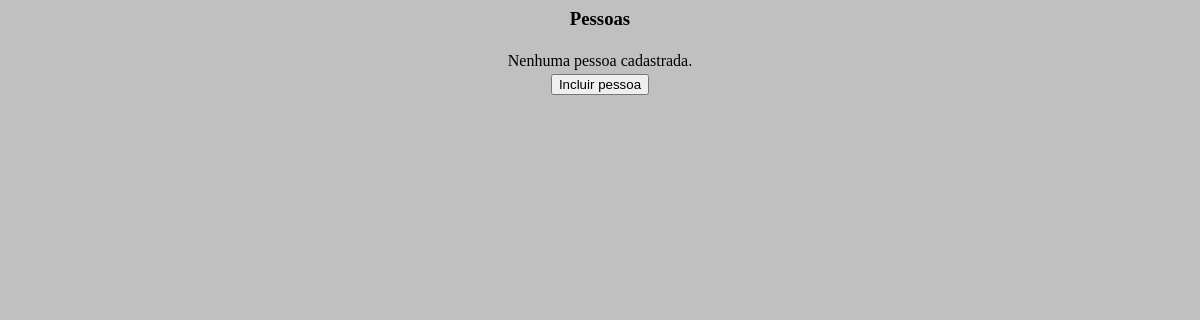
Before: /GroupFive-html/index.php with the older database file.
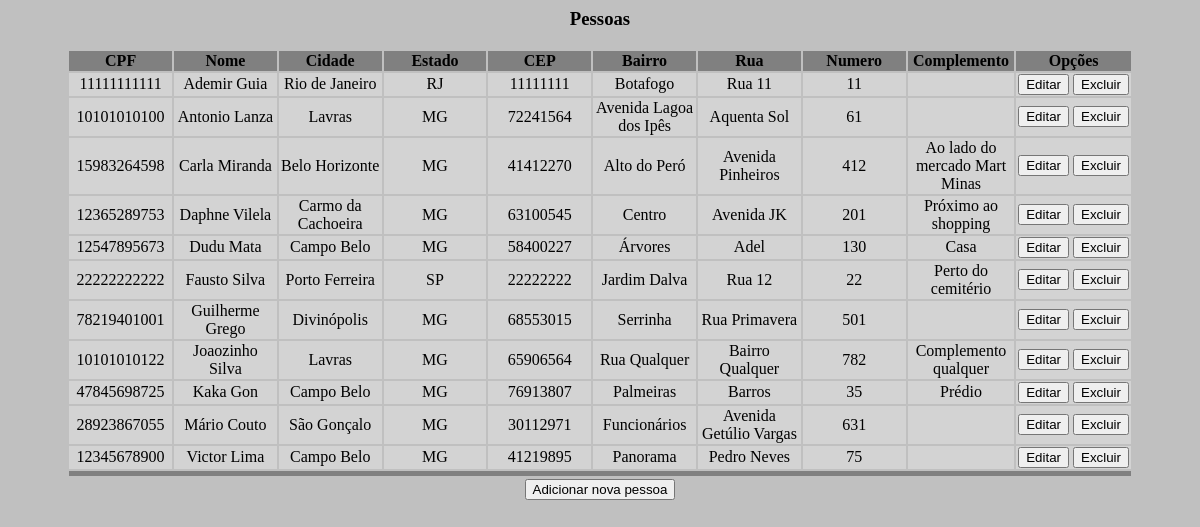
After: the same page with the newer database file.
### tables this page shows
CREATE TABLE Pessoa (
	idPessoa INT NOT NULL AUTO_INCREMENT,
	cpf CHAR(11) NOT NULL,
	primeiroNome VARCHAR(30) NOT NULL,
	sobrenome VARCHAR(70) NOT NULL,
	cidade VARCHAR(30) NOT NULL,
	estado CHAR(2) NOT NULL,
	cep CHAR(8) NOT NULL,
	bairro VARCHAR(30) NULL,
	rua VARCHAR(50) NOT NULL,
	numero INT UNSIGNED NOT NULL,
	complemento VARCHAR(30) NULL,
	PRIMARY KEY (idPessoa),
	UNIQUE INDEX cpf_UNIQUE (cpf ASC) VISIBLE
);

### GroupFive-html/index.php (the view, shortened to what this page needs)
<html>
<head><title>Logística de Vendas</title></head>
<body>
<body style ="background-color:silver;">
<center><h3>Pessoas</h3></center>
<form name="form1" method="POST" action="form_incluir.php">
<table align="center" width="90%">
<?php
include("./config.php");
$con = mysqli_connect($host, $login, $senha, $bd);
$sql = "SELECT Pessoa.*
        FROM Pessoa
        ORDER BY primeiroNome";
$tabela = mysqli_query($con, $sql);
if(mysqli_num_rows($tabela)==0){
?>
  <tr><td align="center">Nenhuma pessoa cadastrada.</td></tr>
  <tr><td align="center"><input type="submit" value="Incluir pessoa"></td></tr>
<?php
}else{
?>
	<tr border="1" frame="hsides" rules="rows" bgcolor="grey">
                     <td width="9%" align="center"><b>CPF</b></td>
                     <td width="9%" align="center"><b>Nome</b></td>
                     <td width="9%" align="center"><b>Cidade</b></td>
                     <td width="9%" align="center"><b>Estado</b></td>
                     <td width="9%" align="center"><b>CEP</b></td>
                     <td width="9%" align="center"><b>Bairro</b></td>
                     <td width="9%" align="center"><b>Rua</b></td>
                     <td width="9%" align="center"><b>Numero</b></td>
                     <td width="9%" align="center"><b>Complemento</b></td>
                     <td width="10%"align="center"><b>Opções</b></td>
    </tr>
<?php
  while($dados = mysqli_fetch_row($tabela)){
?>
  <tr bgcolor="#d3d3d3" align="center">
      <td><?php echo $dados[1]; ?></td>
      <td><?php echo $dados[2]." ".$dados[3]; ?></td>
      <td><?php echo $dados[4]; ?></td>
      <td><?php echo $dados[5]; ?></td>
      <td><?php echo $dados[6]; ?></td>
      <td><?php echo $dados[7]; ?></td>
      <td><?php echo $dados[8]; ?></td>
      <td><?php echo $dados[9]; ?></td>
      <td><?php echo $dados[10]; ?></td>
	  <td align="center">
	    <input type="button" value="Editar" onclick="location.href='form_incluir.php?idPessoa=<?php echo $dados[0]; ?>'">
      <input type="button" value="Excluir" onclick="location.href='excluir.php?idPessoa=<?php echo $dados[0]; ?>'">
	  </td>
  </tr>
<?php
  }
?>
<tr bgcolor="grey"><td colspan="12" height="5"></td></tr>
<tr><td colspan="12" align="center"><input type="submit" value="Adicionar nova pessoa"></td></tr>
<?php
}
?>
</table>
</form>
</body>
</html>

Changed rows visible on the page:
added pessoa: cpf "11111111111", primeiroNome "Ademir", sobrenome "Guia", cidade "Rio de Janeiro", estado "RJ", cep "11111111", bairro "Botafogo", rua "Rua 11", numero "11"
added pessoa: cpf "10101010100", primeiroNome "Antonio", sobrenome "Lanza", cidade "Lavras", estado "MG", cep "72241564", bairro "Avenida Lagoa dos Ipês", rua "Aquenta Sol", numero "61"
added pessoa: cpf "15983264598", primeiroNome "Carla", sobrenome "Miranda", cidade "Belo Horizonte", estado "MG", cep "41412270", bairro "Alto do Peró", rua "Avenida Pinheiros", numero "412", complemento "Ao lado do mercado Mart Minas"
added pessoa: cpf "12365289753", primeiroNome "Daphne", sobrenome "Vilela", cidade "Carmo da Cachoeira", estado "MG", cep "63100545", bairro "Centro", rua "Avenida JK", numero "201", complemento "Próximo ao shopping"
added pessoa: cpf "12547895673", primeiroNome "Dudu", sobrenome "Mata", cidade "Campo Belo", estado "MG", cep "58400227", bairro "Árvores", rua "Adel", numero "130", complemento "Casa"
added pessoa: cpf "22222222222", primeiroNome "Fausto", sobrenome "Silva", cidade "Porto Ferreira", estado "SP", cep "22222222", bairro "Jardim Dalva", rua "Rua 12", numero "22", complemento "Perto do cemitério"
added pessoa: cpf "78219401001", primeiroNome "Guilherme", sobrenome "Grego", cidade "Divinópolis", estado "MG", cep "68553015", bairro "Serrinha", rua "Rua Primavera", numero "501"
added pessoa: cpf "10101010122", primeiroNome "Joaozinho", sobrenome "Silva", cidade "Lavras", estado "MG", cep "65906564", bairro "Rua Qualquer", rua "Bairro Qualquer", numero "782", complemento "Complemento qualquer"
added pessoa: cpf "47845698725", primeiroNome "Kaka", sobrenome "Gon", cidade "Campo Belo", estado "MG", cep "76913807", bairro "Palmeiras", rua "Barros", numero "35", complemento "Prédio"
added pessoa: cpf "28923867055", primeiroNome "Mário", sobrenome "Couto", cidade "São Gonçalo", estado "MG", cep "30112971", bairro "Funcionários", rua "Avenida Getúlio Vargas", numero "631"
added pessoa: cpf "12345678900", primeiroNome "Victor", sobrenome "Lima", cidade "Campo Belo", estado "MG", cep "41219895", bairro "Panorama", rua "Pedro Neves", numero "75"
Other visible differences:
form field value: (not shown) → "Adicionar nova pessoa"
form field value: "Incluir pessoa" → (not shown)
text no longer shown: "Nenhuma pessoa cadastrada."
text now shown: "CPF Nome Cidade Estado CEP Bairro Rua Numero Complemento Opções"
